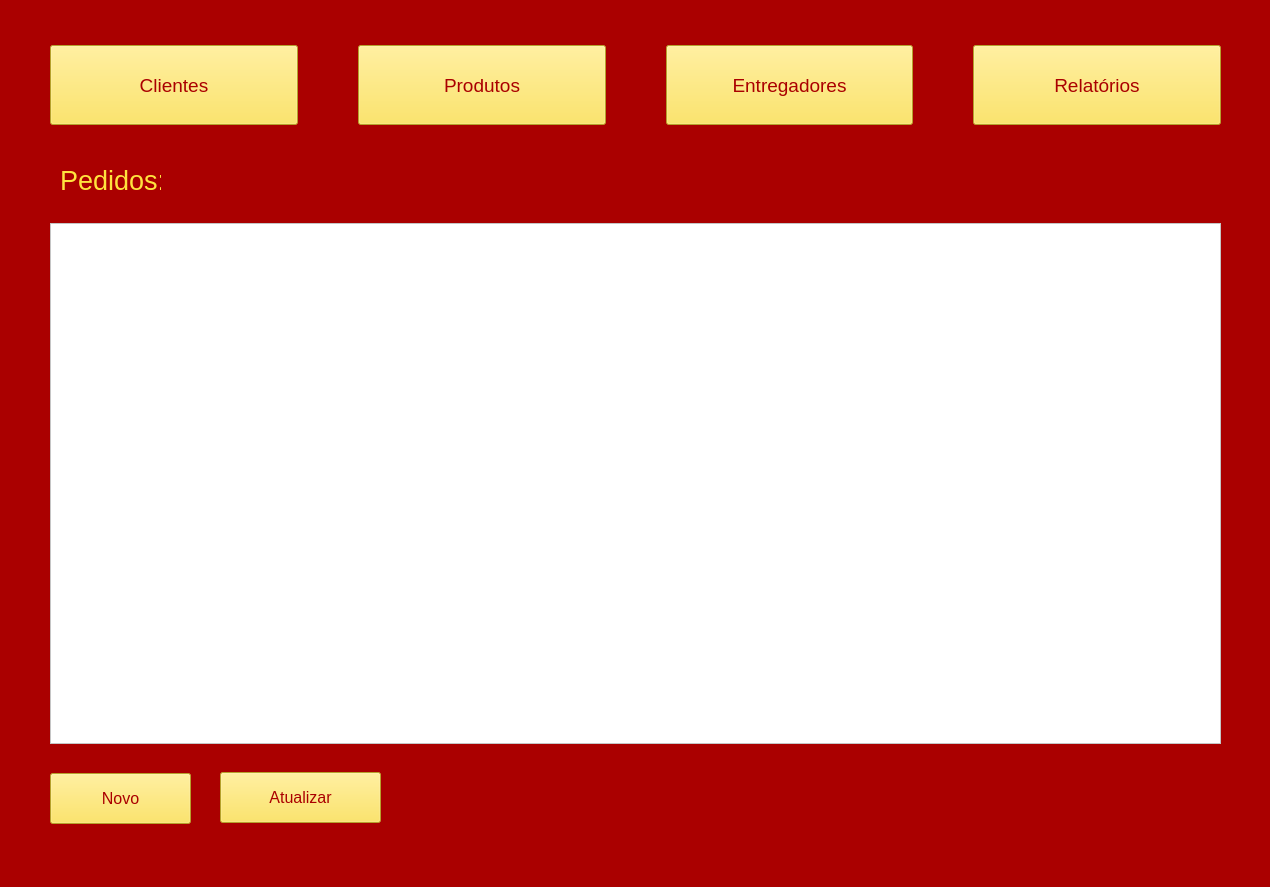
<?xml version="1.0" encoding="UTF-8"?>
<ui version="4.0">
 <class>MainWindow</class>
 <widget class="QMainWindow" name="MainWindow">
  <property name="geometry">
   <rect>
    <x>0</x>
    <y>0</y>
    <width>1270</width>
    <height>887</height>
   </rect>
  </property>
  <property name="windowTitle">
   <string>MainWindow</string>
  </property>
  <property name="styleSheet">
   <string notr="true">background-color: rgb(170, 0, 0);</string>
  </property>
  <widget class="QWidget" name="centralwidget">
   <widget class="QTableWidget" name="tableWidget">
    <property name="geometry">
     <rect>
      <x>50</x>
      <y>223</y>
      <width>1171</width>
      <height>521</height>
     </rect>
    </property>
    <property name="styleSheet">
     <string notr="true">background-color: rgb(255, 255, 255);</string>
    </property>
   </widget>
   <widget class="QPushButton" name="pushButton">
    <property name="geometry">
     <rect>
      <x>50</x>
      <y>773</y>
      <width>141</width>
      <height>51</height>
     </rect>
    </property>
    <property name="palette">
     <palette>
      <active>
       <colorrole role="Button">
        <brush brushstyle="SolidPattern">
         <color alpha="255">
          <red>255</red>
          <green>226</green>
          <blue>62</blue>
         </color>
        </brush>
       </colorrole>
       <colorrole role="ButtonText">
        <brush brushstyle="SolidPattern">
         <color alpha="255">
          <red>170</red>
          <green>0</green>
          <blue>0</blue>
         </color>
        </brush>
       </colorrole>
       <colorrole role="Base">
        <brush brushstyle="SolidPattern">
         <color alpha="255">
          <red>255</red>
          <green>226</green>
          <blue>62</blue>
         </color>
        </brush>
       </colorrole>
       <colorrole role="Window">
        <brush brushstyle="SolidPattern">
         <color alpha="255">
          <red>255</red>
          <green>226</green>
          <blue>62</blue>
         </color>
        </brush>
       </colorrole>
      </active>
      <inactive>
       <colorrole role="Button">
        <brush brushstyle="SolidPattern">
         <color alpha="255">
          <red>255</red>
          <green>226</green>
          <blue>62</blue>
         </color>
        </brush>
       </colorrole>
       <colorrole role="ButtonText">
        <brush brushstyle="SolidPattern">
         <color alpha="255">
          <red>170</red>
          <green>0</green>
          <blue>0</blue>
         </color>
        </brush>
       </colorrole>
       <colorrole role="Base">
        <brush brushstyle="SolidPattern">
         <color alpha="255">
          <red>255</red>
          <green>226</green>
          <blue>62</blue>
         </color>
        </brush>
       </colorrole>
       <colorrole role="Window">
        <brush brushstyle="SolidPattern">
         <color alpha="255">
          <red>255</red>
          <green>226</green>
          <blue>62</blue>
         </color>
        </brush>
       </colorrole>
      </inactive>
      <disabled>
       <colorrole role="Button">
        <brush brushstyle="SolidPattern">
         <color alpha="255">
          <red>255</red>
          <green>226</green>
          <blue>62</blue>
         </color>
        </brush>
       </colorrole>
       <colorrole role="ButtonText">
        <brush brushstyle="SolidPattern">
         <color alpha="255">
          <red>120</red>
          <green>120</green>
          <blue>120</blue>
         </color>
        </brush>
       </colorrole>
       <colorrole role="Base">
        <brush brushstyle="SolidPattern">
         <color alpha="255">
          <red>255</red>
          <green>226</green>
          <blue>62</blue>
         </color>
        </brush>
       </colorrole>
       <colorrole role="Window">
        <brush brushstyle="SolidPattern">
         <color alpha="255">
          <red>255</red>
          <green>226</green>
          <blue>62</blue>
         </color>
        </brush>
       </colorrole>
      </disabled>
     </palette>
    </property>
    <property name="font">
     <font>
      <pointsize>12</pointsize>
     </font>
    </property>
    <property name="styleSheet">
     <string notr="true">background-color: rgb(255, 226, 62);</string>
    </property>
    <property name="text">
     <string>Novo</string>
    </property>
   </widget>
   <widget class="QLabel" name="label">
    <property name="geometry">
     <rect>
      <x>60</x>
      <y>160</y>
      <width>101</width>
      <height>41</height>
     </rect>
    </property>
    <property name="palette">
     <palette>
      <active>
       <colorrole role="WindowText">
        <brush brushstyle="SolidPattern">
         <color alpha="255">
          <red>255</red>
          <green>226</green>
          <blue>62</blue>
         </color>
        </brush>
       </colorrole>
       <colorrole role="Button">
        <brush brushstyle="SolidPattern">
         <color alpha="255">
          <red>170</red>
          <green>0</green>
          <blue>0</blue>
         </color>
        </brush>
       </colorrole>
       <colorrole role="ButtonText">
        <brush brushstyle="SolidPattern">
         <color alpha="255">
          <red>255</red>
          <green>226</green>
          <blue>62</blue>
         </color>
        </brush>
       </colorrole>
       <colorrole role="Base">
        <brush brushstyle="SolidPattern">
         <color alpha="255">
          <red>170</red>
          <green>0</green>
          <blue>0</blue>
         </color>
        </brush>
       </colorrole>
       <colorrole role="Window">
        <brush brushstyle="SolidPattern">
         <color alpha="255">
          <red>170</red>
          <green>0</green>
          <blue>0</blue>
         </color>
        </brush>
       </colorrole>
      </active>
      <inactive>
       <colorrole role="WindowText">
        <brush brushstyle="SolidPattern">
         <color alpha="255">
          <red>255</red>
          <green>226</green>
          <blue>62</blue>
         </color>
        </brush>
       </colorrole>
       <colorrole role="Button">
        <brush brushstyle="SolidPattern">
         <color alpha="255">
          <red>170</red>
          <green>0</green>
          <blue>0</blue>
         </color>
        </brush>
       </colorrole>
       <colorrole role="ButtonText">
        <brush brushstyle="SolidPattern">
         <color alpha="255">
          <red>255</red>
          <green>226</green>
          <blue>62</blue>
         </color>
        </brush>
       </colorrole>
       <colorrole role="Base">
        <brush brushstyle="SolidPattern">
         <color alpha="255">
          <red>170</red>
          <green>0</green>
          <blue>0</blue>
         </color>
        </brush>
       </colorrole>
       <colorrole role="Window">
        <brush brushstyle="SolidPattern">
         <color alpha="255">
          <red>170</red>
          <green>0</green>
          <blue>0</blue>
         </color>
        </brush>
       </colorrole>
      </inactive>
      <disabled>
       <colorrole role="WindowText">
        <brush brushstyle="SolidPattern">
         <color alpha="255">
          <red>120</red>
          <green>120</green>
          <blue>120</blue>
         </color>
        </brush>
       </colorrole>
       <colorrole role="Button">
        <brush brushstyle="SolidPattern">
         <color alpha="255">
          <red>170</red>
          <green>0</green>
          <blue>0</blue>
         </color>
        </brush>
       </colorrole>
       <colorrole role="ButtonText">
        <brush brushstyle="SolidPattern">
         <color alpha="255">
          <red>120</red>
          <green>120</green>
          <blue>120</blue>
         </color>
        </brush>
       </colorrole>
       <colorrole role="Base">
        <brush brushstyle="SolidPattern">
         <color alpha="255">
          <red>170</red>
          <green>0</green>
          <blue>0</blue>
         </color>
        </brush>
       </colorrole>
       <colorrole role="Window">
        <brush brushstyle="SolidPattern">
         <color alpha="255">
          <red>170</red>
          <green>0</green>
          <blue>0</blue>
         </color>
        </brush>
       </colorrole>
      </disabled>
     </palette>
    </property>
    <property name="font">
     <font>
      <pointsize>20</pointsize>
     </font>
    </property>
    <property name="text">
     <string>Pedidos:</string>
    </property>
   </widget>
   <widget class="QWidget" name="horizontalLayoutWidget">
    <property name="geometry">
     <rect>
      <x>50</x>
      <y>20</y>
      <width>1171</width>
      <height>131</height>
     </rect>
    </property>
    <layout class="QHBoxLayout" name="horizontalLayout">
     <property name="spacing">
      <number>60</number>
     </property>
     <item>
      <widget class="QPushButton" name="pushButton_2">
       <property name="minimumSize">
        <size>
         <width>0</width>
         <height>80</height>
        </size>
       </property>
       <property name="palette">
        <palette>
         <active>
          <colorrole role="WindowText">
           <brush brushstyle="SolidPattern">
            <color alpha="255">
             <red>170</red>
             <green>0</green>
             <blue>0</blue>
            </color>
           </brush>
          </colorrole>
          <colorrole role="Button">
           <brush brushstyle="SolidPattern">
            <color alpha="255">
             <red>255</red>
             <green>226</green>
             <blue>62</blue>
            </color>
           </brush>
          </colorrole>
          <colorrole role="ButtonText">
           <brush brushstyle="SolidPattern">
            <color alpha="255">
             <red>170</red>
             <green>0</green>
             <blue>0</blue>
            </color>
           </brush>
          </colorrole>
          <colorrole role="Base">
           <brush brushstyle="SolidPattern">
            <color alpha="255">
             <red>255</red>
             <green>226</green>
             <blue>62</blue>
            </color>
           </brush>
          </colorrole>
          <colorrole role="Window">
           <brush brushstyle="SolidPattern">
            <color alpha="255">
             <red>255</red>
             <green>226</green>
             <blue>62</blue>
            </color>
           </brush>
          </colorrole>
         </active>
         <inactive>
          <colorrole role="WindowText">
           <brush brushstyle="SolidPattern">
            <color alpha="255">
             <red>170</red>
             <green>0</green>
             <blue>0</blue>
            </color>
           </brush>
          </colorrole>
          <colorrole role="Button">
           <brush brushstyle="SolidPattern">
            <color alpha="255">
             <red>255</red>
             <green>226</green>
             <blue>62</blue>
            </color>
           </brush>
          </colorrole>
          <colorrole role="ButtonText">
           <brush brushstyle="SolidPattern">
            <color alpha="255">
             <red>170</red>
             <green>0</green>
             <blue>0</blue>
            </color>
           </brush>
          </colorrole>
          <colorrole role="Base">
           <brush brushstyle="SolidPattern">
            <color alpha="255">
             <red>255</red>
             <green>226</green>
             <blue>62</blue>
            </color>
           </brush>
          </colorrole>
          <colorrole role="Window">
           <brush brushstyle="SolidPattern">
            <color alpha="255">
             <red>255</red>
             <green>226</green>
             <blue>62</blue>
            </color>
           </brush>
          </colorrole>
         </inactive>
         <disabled>
          <colorrole role="WindowText">
           <brush brushstyle="SolidPattern">
            <color alpha="255">
             <red>120</red>
             <green>120</green>
             <blue>120</blue>
            </color>
           </brush>
          </colorrole>
          <colorrole role="Button">
           <brush brushstyle="SolidPattern">
            <color alpha="255">
             <red>255</red>
             <green>226</green>
             <blue>62</blue>
            </color>
           </brush>
          </colorrole>
          <colorrole role="ButtonText">
           <brush brushstyle="SolidPattern">
            <color alpha="255">
             <red>120</red>
             <green>120</green>
             <blue>120</blue>
            </color>
           </brush>
          </colorrole>
          <colorrole role="Base">
           <brush brushstyle="SolidPattern">
            <color alpha="255">
             <red>255</red>
             <green>226</green>
             <blue>62</blue>
            </color>
           </brush>
          </colorrole>
          <colorrole role="Window">
           <brush brushstyle="SolidPattern">
            <color alpha="255">
             <red>255</red>
             <green>226</green>
             <blue>62</blue>
            </color>
           </brush>
          </colorrole>
         </disabled>
        </palette>
       </property>
       <property name="font">
        <font>
         <pointsize>14</pointsize>
        </font>
       </property>
       <property name="styleSheet">
        <string notr="true">background-color: rgb(255, 226, 62);</string>
       </property>
       <property name="text">
        <string>Clientes</string>
       </property>
      </widget>
     </item>
     <item>
      <widget class="QPushButton" name="pushButton_3">
       <property name="sizePolicy">
        <sizepolicy hsizetype="Minimum" vsizetype="Fixed">
         <horstretch>0</horstretch>
         <verstretch>0</verstretch>
        </sizepolicy>
       </property>
       <property name="minimumSize">
        <size>
         <width>0</width>
         <height>80</height>
        </size>
       </property>
       <property name="sizeIncrement">
        <size>
         <width>0</width>
         <height>0</height>
        </size>
       </property>
       <property name="palette">
        <palette>
         <active>
          <colorrole role="Button">
           <brush brushstyle="SolidPattern">
            <color alpha="255">
             <red>255</red>
             <green>226</green>
             <blue>62</blue>
            </color>
           </brush>
          </colorrole>
          <colorrole role="ButtonText">
           <brush brushstyle="SolidPattern">
            <color alpha="255">
             <red>170</red>
             <green>0</green>
             <blue>0</blue>
            </color>
           </brush>
          </colorrole>
          <colorrole role="Base">
           <brush brushstyle="SolidPattern">
            <color alpha="255">
             <red>255</red>
             <green>226</green>
             <blue>62</blue>
            </color>
           </brush>
          </colorrole>
          <colorrole role="Window">
           <brush brushstyle="SolidPattern">
            <color alpha="255">
             <red>255</red>
             <green>226</green>
             <blue>62</blue>
            </color>
           </brush>
          </colorrole>
         </active>
         <inactive>
          <colorrole role="Button">
           <brush brushstyle="SolidPattern">
            <color alpha="255">
             <red>255</red>
             <green>226</green>
             <blue>62</blue>
            </color>
           </brush>
          </colorrole>
          <colorrole role="ButtonText">
           <brush brushstyle="SolidPattern">
            <color alpha="255">
             <red>170</red>
             <green>0</green>
             <blue>0</blue>
            </color>
           </brush>
          </colorrole>
          <colorrole role="Base">
           <brush brushstyle="SolidPattern">
            <color alpha="255">
             <red>255</red>
             <green>226</green>
             <blue>62</blue>
            </color>
           </brush>
          </colorrole>
          <colorrole role="Window">
           <brush brushstyle="SolidPattern">
            <color alpha="255">
             <red>255</red>
             <green>226</green>
             <blue>62</blue>
            </color>
           </brush>
          </colorrole>
         </inactive>
         <disabled>
          <colorrole role="Button">
           <brush brushstyle="SolidPattern">
            <color alpha="255">
             <red>255</red>
             <green>226</green>
             <blue>62</blue>
            </color>
           </brush>
          </colorrole>
          <colorrole role="ButtonText">
           <brush brushstyle="SolidPattern">
            <color alpha="255">
             <red>120</red>
             <green>120</green>
             <blue>120</blue>
            </color>
           </brush>
          </colorrole>
          <colorrole role="Base">
           <brush brushstyle="SolidPattern">
            <color alpha="255">
             <red>255</red>
             <green>226</green>
             <blue>62</blue>
            </color>
           </brush>
          </colorrole>
          <colorrole role="Window">
           <brush brushstyle="SolidPattern">
            <color alpha="255">
             <red>255</red>
             <green>226</green>
             <blue>62</blue>
            </color>
           </brush>
          </colorrole>
         </disabled>
        </palette>
       </property>
       <property name="font">
        <font>
         <pointsize>14</pointsize>
        </font>
       </property>
       <property name="styleSheet">
        <string notr="true">background-color: rgb(255, 226, 62);</string>
       </property>
       <property name="text">
        <string>Produtos</string>
       </property>
      </widget>
     </item>
     <item>
      <widget class="QPushButton" name="pushButton_4">
       <property name="sizePolicy">
        <sizepolicy hsizetype="Minimum" vsizetype="Fixed">
         <horstretch>0</horstretch>
         <verstretch>0</verstretch>
        </sizepolicy>
       </property>
       <property name="minimumSize">
        <size>
         <width>0</width>
         <height>80</height>
        </size>
       </property>
       <property name="sizeIncrement">
        <size>
         <width>0</width>
         <height>0</height>
        </size>
       </property>
       <property name="palette">
        <palette>
         <active>
          <colorrole role="Button">
           <brush brushstyle="SolidPattern">
            <color alpha="255">
             <red>255</red>
             <green>226</green>
             <blue>62</blue>
            </color>
           </brush>
          </colorrole>
          <colorrole role="ButtonText">
           <brush brushstyle="SolidPattern">
            <color alpha="255">
             <red>170</red>
             <green>0</green>
             <blue>0</blue>
            </color>
           </brush>
          </colorrole>
          <colorrole role="Base">
           <brush brushstyle="SolidPattern">
            <color alpha="255">
             <red>255</red>
             <green>226</green>
             <blue>62</blue>
            </color>
           </brush>
          </colorrole>
          <colorrole role="Window">
           <brush brushstyle="SolidPattern">
            <color alpha="255">
             <red>255</red>
             <green>226</green>
             <blue>62</blue>
            </color>
           </brush>
          </colorrole>
         </active>
         <inactive>
          <colorrole role="Button">
           <brush brushstyle="SolidPattern">
            <color alpha="255">
             <red>255</red>
             <green>226</green>
             <blue>62</blue>
            </color>
           </brush>
          </colorrole>
          <colorrole role="ButtonText">
           <brush brushstyle="SolidPattern">
            <color alpha="255">
             <red>170</red>
             <green>0</green>
             <blue>0</blue>
            </color>
           </brush>
          </colorrole>
          <colorrole role="Base">
           <brush brushstyle="SolidPattern">
            <color alpha="255">
             <red>255</red>
             <green>226</green>
             <blue>62</blue>
            </color>
           </brush>
          </colorrole>
          <colorrole role="Window">
           <brush brushstyle="SolidPattern">
            <color alpha="255">
             <red>255</red>
             <green>226</green>
             <blue>62</blue>
            </color>
           </brush>
          </colorrole>
         </inactive>
         <disabled>
          <colorrole role="Button">
           <brush brushstyle="SolidPattern">
            <color alpha="255">
             <red>255</red>
             <green>226</green>
             <blue>62</blue>
            </color>
           </brush>
          </colorrole>
          <colorrole role="ButtonText">
           <brush brushstyle="SolidPattern">
            <color alpha="255">
             <red>120</red>
             <green>120</green>
             <blue>120</blue>
            </color>
           </brush>
          </colorrole>
          <colorrole role="Base">
           <brush brushstyle="SolidPattern">
            <color alpha="255">
             <red>255</red>
             <green>226</green>
             <blue>62</blue>
            </color>
           </brush>
          </colorrole>
          <colorrole role="Window">
           <brush brushstyle="SolidPattern">
            <color alpha="255">
             <red>255</red>
             <green>226</green>
             <blue>62</blue>
            </color>
           </brush>
          </colorrole>
         </disabled>
        </palette>
       </property>
       <property name="font">
        <font>
         <pointsize>14</pointsize>
        </font>
       </property>
       <property name="styleSheet">
        <string notr="true">background-color: rgb(255, 226, 62);</string>
       </property>
       <property name="text">
        <string>Entregadores</string>
       </property>
      </widget>
     </item>
     <item>
      <widget class="QPushButton" name="pushButton_5">
       <property name="sizePolicy">
        <sizepolicy hsizetype="Minimum" vsizetype="Fixed">
         <horstretch>0</horstretch>
         <verstretch>0</verstretch>
        </sizepolicy>
       </property>
       <property name="minimumSize">
        <size>
         <width>0</width>
         <height>80</height>
        </size>
       </property>
       <property name="sizeIncrement">
        <size>
         <width>0</width>
         <height>0</height>
        </size>
       </property>
       <property name="palette">
        <palette>
         <active>
          <colorrole role="Button">
           <brush brushstyle="SolidPattern">
            <color alpha="255">
             <red>255</red>
             <green>226</green>
             <blue>62</blue>
            </color>
           </brush>
          </colorrole>
          <colorrole role="ButtonText">
           <brush brushstyle="SolidPattern">
            <color alpha="255">
             <red>170</red>
             <green>0</green>
             <blue>0</blue>
            </color>
           </brush>
          </colorrole>
          <colorrole role="Base">
           <brush brushstyle="SolidPattern">
            <color alpha="255">
             <red>255</red>
             <green>226</green>
             <blue>62</blue>
            </color>
           </brush>
          </colorrole>
          <colorrole role="Window">
           <brush brushstyle="SolidPattern">
            <color alpha="255">
             <red>255</red>
             <green>226</green>
             <blue>62</blue>
            </color>
           </brush>
          </colorrole>
         </active>
         <inactive>
          <colorrole role="Button">
           <brush brushstyle="SolidPattern">
            <color alpha="255">
             <red>255</red>
             <green>226</green>
             <blue>62</blue>
            </color>
           </brush>
          </colorrole>
          <colorrole role="ButtonText">
           <brush brushstyle="SolidPattern">
            <color alpha="255">
             <red>170</red>
             <green>0</green>
             <blue>0</blue>
            </color>
           </brush>
          </colorrole>
          <colorrole role="Base">
           <brush brushstyle="SolidPattern">
            <color alpha="255">
             <red>255</red>
             <green>226</green>
             <blue>62</blue>
            </color>
           </brush>
          </colorrole>
          <colorrole role="Window">
           <brush brushstyle="SolidPattern">
            <color alpha="255">
             <red>255</red>
             <green>226</green>
             <blue>62</blue>
            </color>
           </brush>
          </colorrole>
         </inactive>
         <disabled>
          <colorrole role="Button">
           <brush brushstyle="SolidPattern">
            <color alpha="255">
             <red>255</red>
             <green>226</green>
             <blue>62</blue>
            </color>
           </brush>
          </colorrole>
          <colorrole role="ButtonText">
           <brush brushstyle="SolidPattern">
            <color alpha="255">
             <red>120</red>
             <green>120</green>
             <blue>120</blue>
            </color>
           </brush>
          </colorrole>
          <colorrole role="Base">
           <brush brushstyle="SolidPattern">
            <color alpha="255">
             <red>255</red>
             <green>226</green>
             <blue>62</blue>
            </color>
           </brush>
          </colorrole>
          <colorrole role="Window">
           <brush brushstyle="SolidPattern">
            <color alpha="255">
             <red>255</red>
             <green>226</green>
             <blue>62</blue>
            </color>
           </brush>
          </colorrole>
         </disabled>
        </palette>
       </property>
       <property name="font">
        <font>
         <pointsize>14</pointsize>
        </font>
       </property>
       <property name="styleSheet">
        <string notr="true">background-color: rgb(255, 226, 62);</string>
       </property>
       <property name="text">
        <string>Relatórios</string>
       </property>
      </widget>
     </item>
    </layout>
   </widget>
   <widget class="QPushButton" name="pushButton_6">
    <property name="geometry">
     <rect>
      <x>220</x>
      <y>772</y>
      <width>161</width>
      <height>51</height>
     </rect>
    </property>
    <property name="palette">
     <palette>
      <active>
       <colorrole role="Button">
        <brush brushstyle="SolidPattern">
         <color alpha="255">
          <red>255</red>
          <green>226</green>
          <blue>62</blue>
         </color>
        </brush>
       </colorrole>
       <colorrole role="ButtonText">
        <brush brushstyle="SolidPattern">
         <color alpha="255">
          <red>170</red>
          <green>0</green>
          <blue>0</blue>
         </color>
        </brush>
       </colorrole>
       <colorrole role="Base">
        <brush brushstyle="SolidPattern">
         <color alpha="255">
          <red>255</red>
          <green>226</green>
          <blue>62</blue>
         </color>
        </brush>
       </colorrole>
       <colorrole role="Window">
        <brush brushstyle="SolidPattern">
         <color alpha="255">
          <red>255</red>
          <green>226</green>
          <blue>62</blue>
         </color>
        </brush>
       </colorrole>
      </active>
      <inactive>
       <colorrole role="Button">
        <brush brushstyle="SolidPattern">
         <color alpha="255">
          <red>255</red>
          <green>226</green>
          <blue>62</blue>
         </color>
        </brush>
       </colorrole>
       <colorrole role="ButtonText">
        <brush brushstyle="SolidPattern">
         <color alpha="255">
          <red>170</red>
          <green>0</green>
          <blue>0</blue>
         </color>
        </brush>
       </colorrole>
       <colorrole role="Base">
        <brush brushstyle="SolidPattern">
         <color alpha="255">
          <red>255</red>
          <green>226</green>
          <blue>62</blue>
         </color>
        </brush>
       </colorrole>
       <colorrole role="Window">
        <brush brushstyle="SolidPattern">
         <color alpha="255">
          <red>255</red>
          <green>226</green>
          <blue>62</blue>
         </color>
        </brush>
       </colorrole>
      </inactive>
      <disabled>
       <colorrole role="Button">
        <brush brushstyle="SolidPattern">
         <color alpha="255">
          <red>255</red>
          <green>226</green>
          <blue>62</blue>
         </color>
        </brush>
       </colorrole>
       <colorrole role="ButtonText">
        <brush brushstyle="SolidPattern">
         <color alpha="255">
          <red>120</red>
          <green>120</green>
          <blue>120</blue>
         </color>
        </brush>
       </colorrole>
       <colorrole role="Base">
        <brush brushstyle="SolidPattern">
         <color alpha="255">
          <red>255</red>
          <green>226</green>
          <blue>62</blue>
         </color>
        </brush>
       </colorrole>
       <colorrole role="Window">
        <brush brushstyle="SolidPattern">
         <color alpha="255">
          <red>255</red>
          <green>226</green>
          <blue>62</blue>
         </color>
        </brush>
       </colorrole>
      </disabled>
     </palette>
    </property>
    <property name="font">
     <font>
      <pointsize>12</pointsize>
     </font>
    </property>
    <property name="styleSheet">
     <string notr="true">background-color: rgb(255, 226, 62);</string>
    </property>
    <property name="text">
     <string>Atualizar</string>
    </property>
   </widget>
  </widget>
  <widget class="QStatusBar" name="statusbar"/>
 </widget>
 <resources/>
 <connections/>
</ui>
